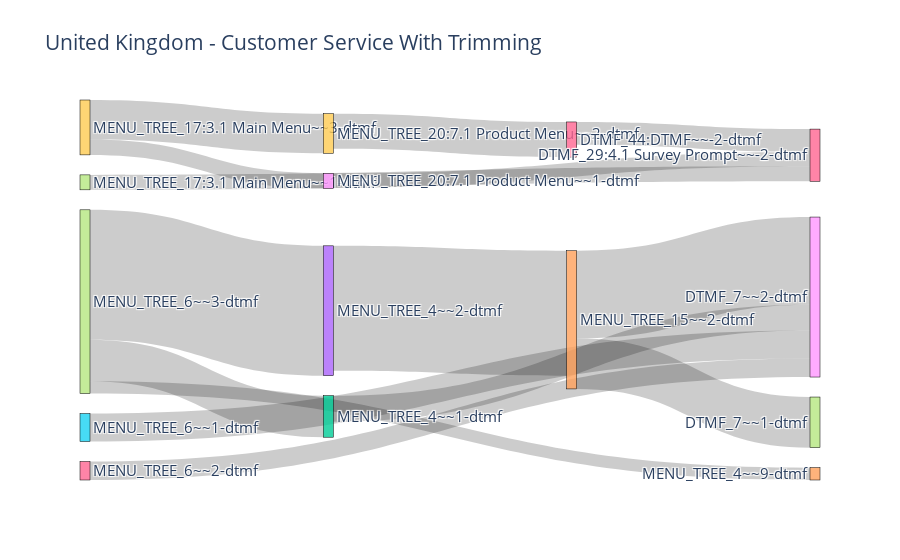

Notebook source saved alongside this figure:
### Code cell
flow.plot(100, f"{FlowName} With Trimming").show()

### Figure 1 — Plotly figure (JSON) as saved in the notebook; plotly's stock layout.template omitted (floating-point values rounded to 4 significant figures)
{"data": [{"link": {"hovertemplate": "%{value} unique users went from %{source.label} to %{target.label}.<br /><br />It took them %{label} in average to reach this point from the start of the flow.<extra></extra>", "label": ["0 days 00:00:24", "0 days 00:00:23", "0 days 00:00:19", "0 days 00:00:01", "0 days 00:00:02", "0 days 00:00:00", "0 days 00:00:03", "0 days 00:00:03", "0 days 00:00:18", "0 days 00:00:04", "0 days 00:00:00", "0 days 00:00:01", "0 days 00:00:16", "0 days 00:00:22", "0 days 00:00:15"], "source": [44, 44, 33, 17, 17, 17, 15, 16, 32, 7, 9, 9, 29, 36, 28], "target": [48, 47, 44, 33, 32, 34, 48, 48, 48, 46, 29, 28, 36, 46, 46], "value": [715, 413, 1020, 1060, 339, 101, 228, 151, 212, 122, 323, 125, 287, 186, 118]}, "node": {"label": ["DTMFv2_15~~NLP_EVENT", "DTMFv2_30~~NLP_EVENT", "DTMFv2_42_2~~NLP_EVENT", "DTMFv2_75_2~~NLP_EVENT", "DTMFv2_89_2~~NLP_EVENT", "MENU_TREE_15~~1-dtmf", "MENU_TREE_17:3.1 Main Menu~~-1-dtmf", "MENU_TREE_17:3.1 Main Menu~~1-dtmf", "MENU_TREE_17:3.1 Main Menu~~2-dtmf", "MENU_TREE_17:3.1 Main Menu~~3-dtmf", "MENU_TREE_17~~-1-dtmf", "MENU_TREE_22:MENU_TREE~~1-dtmf", "MENU_TREE_22:MENU_TREE~~2-dtmf", "MENU_TREE_2~~1-dtmf", "MENU_TREE_6~~-1-dtmf", "MENU_TREE_6~~1-dtmf", "MENU_TREE_6~~2-dtmf", "MENU_TREE_6~~3-dtmf", "SMS_2:SMS~~MSG_EVENT", "SMS_3~~MSG_EVENT", "SMS_4~~MSG_EVENT", "DTMF_7~~-1-dtmf", "DTMF_7~~3-dtmf", "DTMF_7~~6-dtmf", "DTMF_7~~7-dtmf", "DTMFv2_22_2~~NLP_EVENT", "DTMFv2_31_2~~NLP_EVENT", "MENU_TREE_20:7.1 Product Menu~~-1-dtmf", "MENU_TREE_20:7.1 Product Menu~~1-dtmf", "MENU_TREE_20:7.1 Product Menu~~2-dtmf", "MENU_TREE_20:7.1 Product Menu~~9-dtmf", "MENU_TREE_4~~-1-dtmf", "MENU_TREE_4~~1-dtmf", "MENU_TREE_4~~2-dtmf", "MENU_TREE_4~~9-dtmf", "DTMF_44:DTMF~~-1-dtmf", "DTMF_44:DTMF~~-2-dtmf", "DTMF_7~~6-dtmf", "DTMF_7~~7-dtmf", "DTMF_7~~8-dtmf", "DTMF_7~~9-dtmf", "DTMFv2_24~~NLP_EVENT", "DTMFv2_34~~NLP_EVENT", "MENU_TREE_15~~-1-dtmf", "MENU_TREE_15~~2-dtmf", "DTMF_29:4.1 Survey Prompt~~-1-dtmf", "DTMF_29:4.1 Survey Prompt~~-2-dtmf", "DTMF_7~~1-dtmf", "DTMF_7~~2-dtmf", "DTMF_7~~5-dtmf", "DTMF_7~~7-dtmf", "DTMF_7~~9-dtmf", "DTMF_7~~7-dtmf"], "line": {"color": "black", "width": 0.5}, "thickness": 10}, "type": "sankey"}], "layout": {"autosize": true, "font": {"size": 15}, "plot_bgcolor": "white", "title": {"text": "United Kingdom - Customer Service With Trimming"}}}
